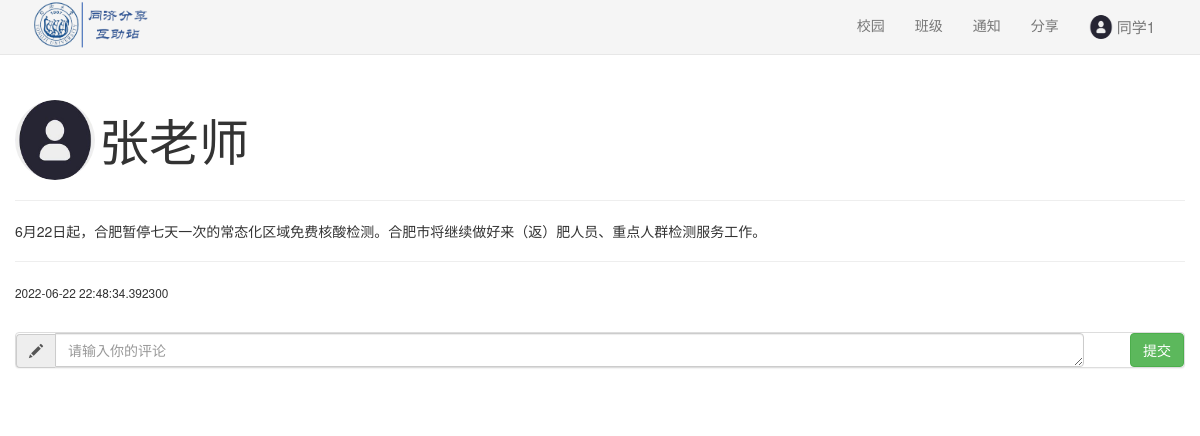
Before: /post/11 (signed in) with the older database file.
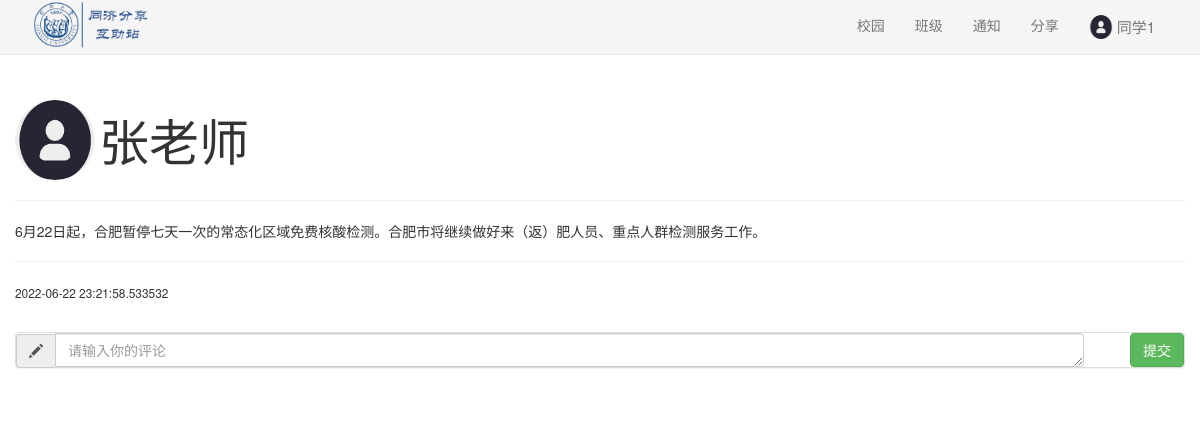
After: the same page with the newer database file.
### sql.py (models this page shows)
class post(db.Model):#帖子
    id=db.Column(db.Integer, primary_key=True)
    post_content=db.Column(db.Text)#帖子内容
    create_at = db.Column(db.DateTime, default=datetime.datetime.now)
    update_at = db.Column(db.DateTime, default=datetime.datetime.now, onupdate=datetime.datetime.now)
    publish_user_id=db.Column(db.Integer, db.ForeignKey('user.id'))#发的人
    publish_user_name=db.Column(db.String(20))
    picture_number=db.Column(db.Integer)
    post_comments=db.relationship('post_comment',backref='post_comments')#评论
    status=db.Column(db.String(20))#状态,比如删除/隐藏

### apps/basic.py (the view)
@basicbp.route('/post/<post_id>', methods=['GET', 'POST'])
def viewpost(post_id):
    if (current_user.is_authenticated==False):
        return redirect(url_for("basic.login"))
    if request.method == "POST":
        user_no=current_user.id
        post_content=request.form['comment_content']
        sql.add_post_comment(user_no,post_id,post_content)
    post_content,number,time,comment,user=sql.find_post(post_id)
    return render_template("post.html",
                           post_content=post_content,
                           picture_number=number,
                           time=time,
                           comment=comment,
                           user=user,
                           user_id=current_user.id,
                           user_name=current_user.name,
                           class_id=current_user.class_id)

### sql.py (called while the page is built)
@login_manager.user_loader
def load_user(user_id):  # 创建用户加载回调函数，接受用户 ID 作为参数
    user = User.query.get(int(user_id))  # 用 ID 作为 User 模型的 主键查询对应的用户
    return user

def find_post(post_id):
    p=post.query.get(post_id)
    comment=p.post_comments
    user=User.query.get(p.publish_user_id)
    time=p.update_at
    return p.post_content,p.picture_number,time,comment,user

### apps/templates/post.html (shortened to what this page needs)
<!DOCTYPE html>
<html>
<head>
    <link rel="stylesheet" href="{{ url_for('static', filename='css/bootstrap.min.css') }}">
    <link href="{{ url_for('static', filename='css/minecss.css') }}" rel="stylesheet">
</head>
<body>
{% include "common/header.html" %}
<br><br><br>
<div class="container">
    <div class="row">
            <img class="img-circle" style="width:80px;height:80px;"
                 src="{{url_for('static', filename='images/user/'+user_id|string+'/head.jpg')}}"/>
            <span style="vertical-align:middle;font-size: 50px">{{user.name}}</span>
            <hr>
            <p>
                {{post_content}}
            </p>
            <hr>
            <p><small>{{time}}</small></p>
            <br>
            <div class="panel panel-default">
                <form class="form-horizontal" method="post">
                    <div class="row">
                        <div class="col-md-11">
                            <div class="input-group">
                                <div class="input-group-addon glyphicon glyphicon-pencil"></div>
                                <textarea class="form-control" rows="1" name="comment_content" placeholder="请输入你的评论"
                                          required></textarea>
                            </div>
                        </div>
                        <div class="col-md-1">
                            <input type="submit" value="提交" class="btn btn-success pull-right">
                        </div>
                    </div>
                </form>
            </div>
            <br>
        </div>
</div>
</body>
</html>

Changed rows visible on the page:
changed post "6月22日起，合肥暂停七天一次的常态化区域免费核酸检测。合肥市将继续做好来（返）肥人员、重点人群检测服务工作。": update_at "2022-06-22 22:48:34.392300" → "2022-06-22 23:21:58.533532"
